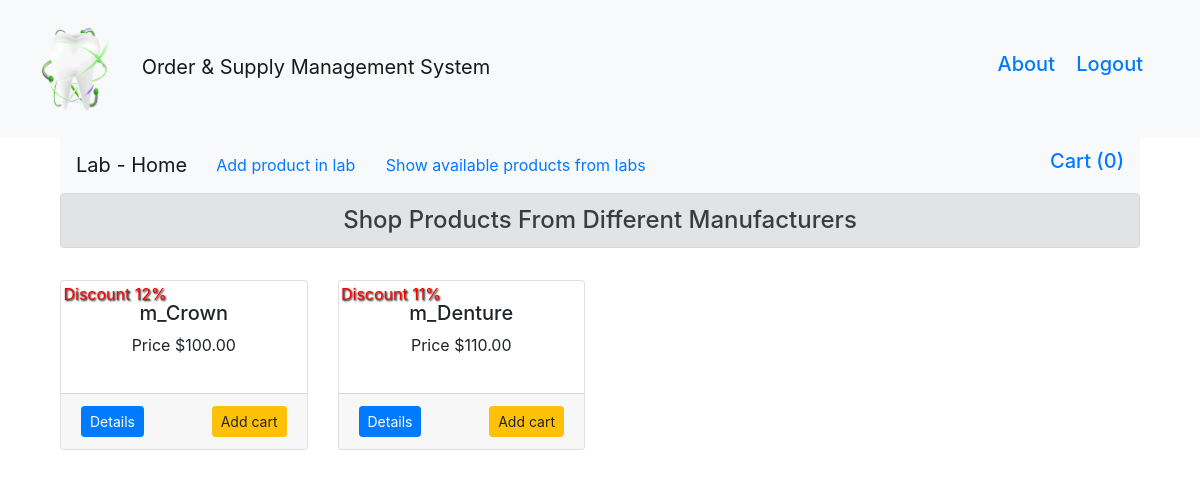
The app's page /lab (signed in), older data.
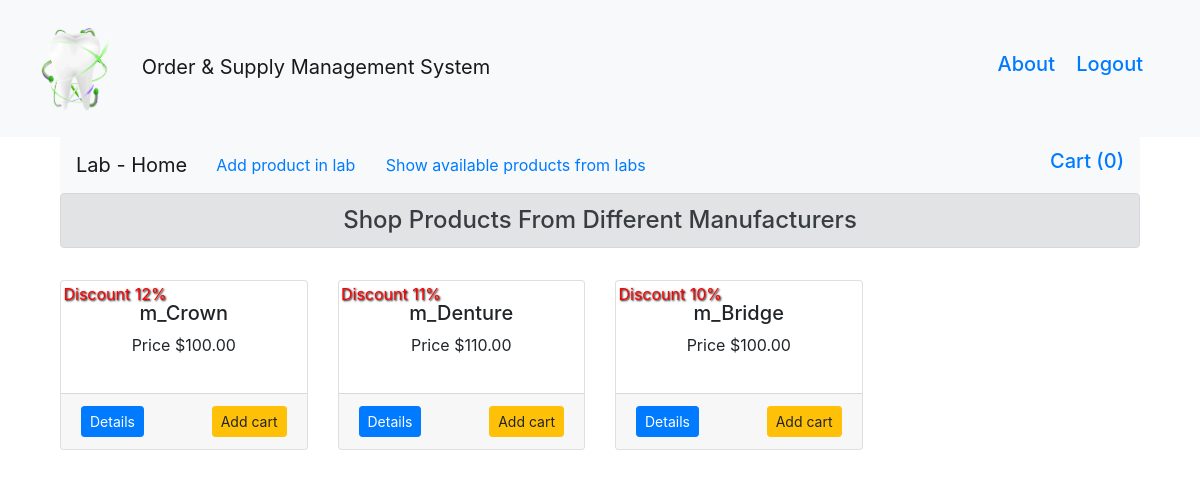
The same page, newer data.
### dental/products/models.py (models this page shows, shortened)
class manufacturer_product(db.Model):
    id = db.Column(db.Integer, primary_key=True)
    name = db.Column(db.String(80), nullable=False)
    seller = db.Column(db.String(80), nullable=False)
    price = db.Column(db.Numeric(10,2), nullable=False)
    discout = db.Column(db.Integer, default=0)
    stock = db.Column(db.Integer, nullable=False)
    description = db.Column(db.Text, nullable=False)

### dental/user/lab.py (the view)
@app.route('/lab')
def lab():
    if 'username' not in session:
        flash(f'Please login first','danger')
        return redirect(url_for('login', filename='routes.py'))
    products=manufacturer_product.query.filter(manufacturer_product.stock > 0)
    return render_template('lab.html', title= 'Lab User', products=products)

### dental/templates/lab.html (shortened to what this page needs)
{% extends "layout.html" %}
{% block content %}
<div class="container">
        <nav class="navbar navbar-expand-lg navbar-light bg-light">
            <a class="navbar-brand" href="/lab">Lab - Home</a>
            <div class="collapse navbar-collapse" id="navbarSupportedContent">
            <ul class="navbar-nav mr-auto">
                <li class="nav-item active">
                    <a class="btn btn-link" href="/addproduct_lab">Add product in lab </a>
                    <a class="btn btn-link" href="/labproduct">  Show available products from labs</a>
                </li>
            </ul>
            <form class="form-inline my-2 my-lg-0">
                <a class="float-right" href= "{{url_for('getCart_lab')}}" tabindex="-1">
                    <h5>Cart ({{session['Shoppingcart']|length}})</h5>
                </a>
            </form>
            </div>
        </nav>
</div>
<div class="container">
    <h4 class="alert alert-secondary" style="text-align: center; ">Shop Products From Different Manufacturers</h4>
    <div class="row">
        {% for product in products %}
        <div class="col-md-3 mt-3">
            <div class="card">
                <div class="card-body">
                    {% if product.discout>0 %}
                    <p style="text-shadow: 1px 1px 2px black; color:red; transform: rotate(0deg); position: absolute; top: 1%; left: 1%;">Discount {{product.discout}}%</p>
                    {% endif %}
                    <h5 class="text-center">{{product.name}}</h5>
                    <p class="text-center">Price ${{product.price}}</p>
                </div>
                <div class="card-footer">
                    <a href="{{url_for('labproduct_details', id=product.id)}}" class="float-left btn btn-sm btn-primary ">Details</a>
                    <form action="{{url_for('addcart_lab')}}" method="post">
                        <button type="submit" class="btn btn-sm btn-warning float-right">Add cart</button>
                    </form>
                </div>
            </div>
        </div>
        {% endfor %}
    </div>
</div>
{% endblock %}

Row changes from the older to the newer data that the page shows:
added manufacturer_product: discout "10", name "m_Bridge", price "100.00"
